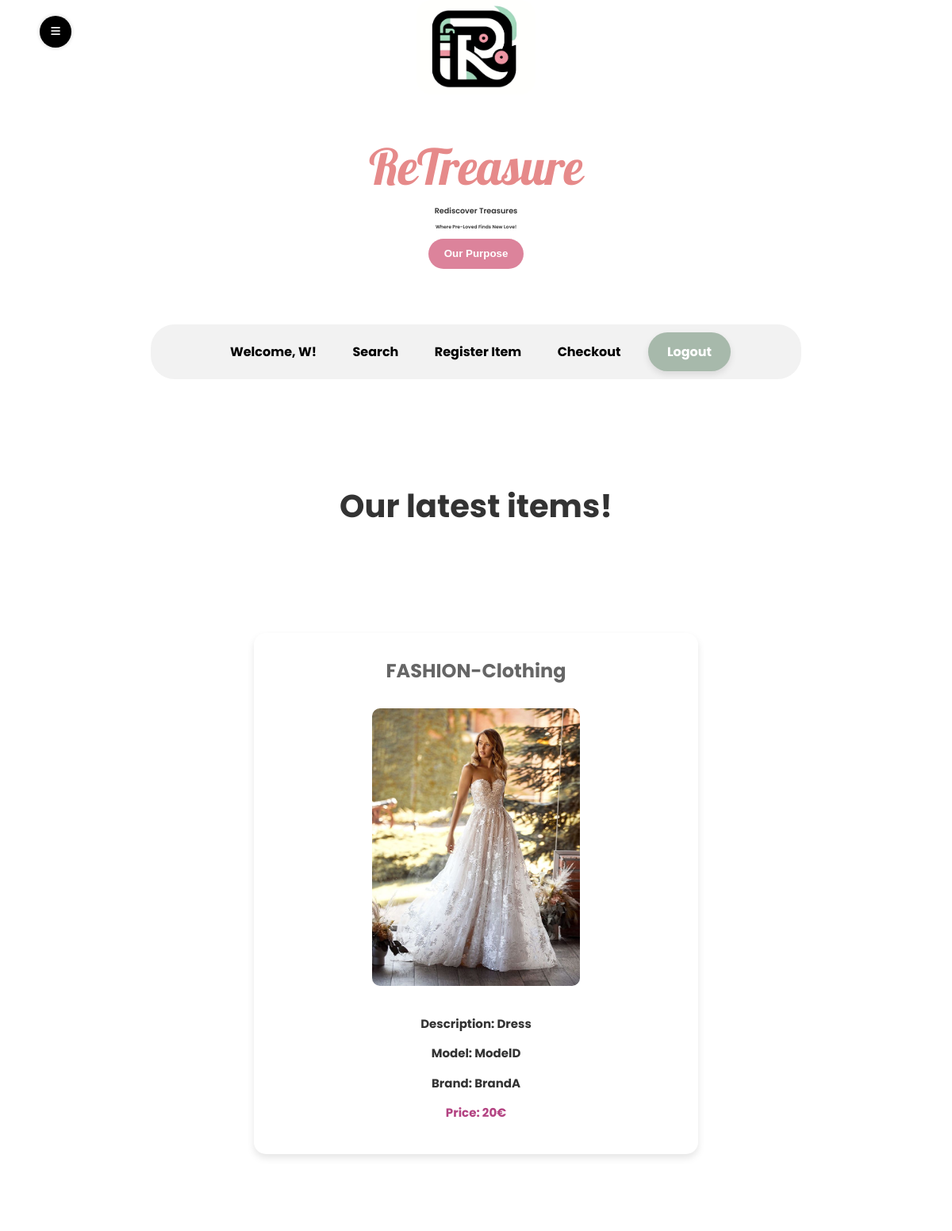
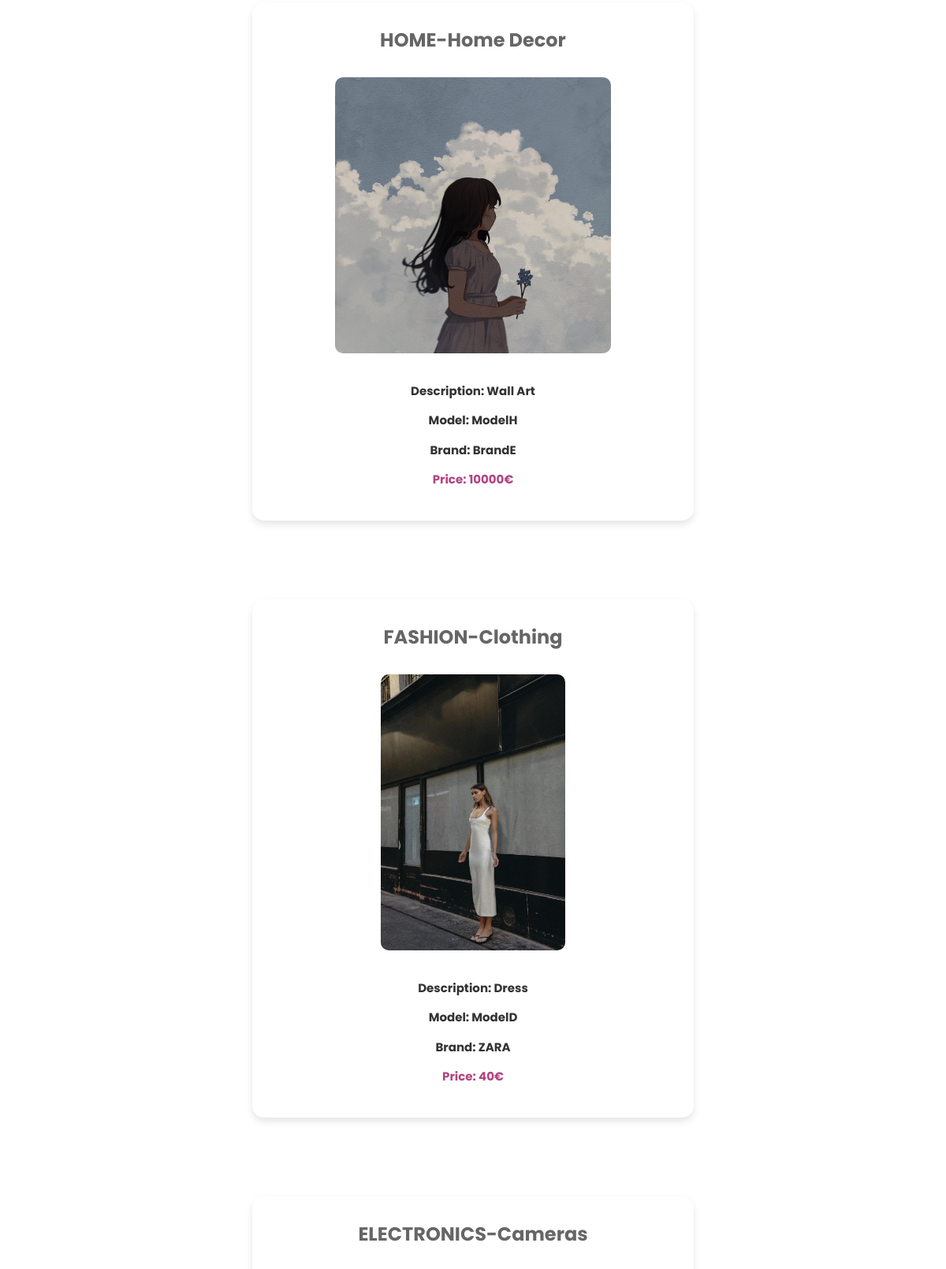
Screenshot of /pages/index.php (signed in, upper part) with the database file from the repository (2 pictures, top to bottom).
### tables this page shows
CREATE TABLE items(
    id INTEGER,
    ownerUser TEXT NOT NULL,
    category TEXT NOT NULL,
    descriptionItem TEXT NOT NULL,
    sizeItem TEXT NOT NULL,
    color TEXT NOT NULL,
    price INTEGER NOT NULL,
    brand TEXT NOT NULL,
    model TEXT NOT NULL,
    condition TEXT NOT NULL,
    imagePath TEXT NOT NULL,
    PRIMARY KEY (id),
    FOREIGN KEY (ownerUser) REFERENCES users(username)
);

### pages/index.php (called while the page is built, shortened)
<?php
  require_once(__DIR__ . '/../database/item.class.php');
  require_once(__DIR__ . '/../templates/basic.tpl.php');
  require_once(__DIR__ . '/../templates/items.tpl.php');
  $dbh = get_database_connection();
  $items = Item::getItems($dbh, 5);
  drawItems($dbh, $items);

### database/item.class.php (called while the page is built, shortened)
<?php
  class Item {
    public function __construct(int $id, string $ownerUser, string $category, string $descriptionItem, string $sizeItem, string $color, int $price, string $brand, string $model, string $condition, string $imagePath)
    {
      $this->id = $id;
      $this->category = $category;
      $this->descriptionItem = $descriptionItem;
      $this->price = $price;
      $this->brand = $brand;
      $this->model = $model;
      $this->imagePath = $imagePath;
    }
    public static function getItems(PDO $db, int $count): array {
        $query = "SELECT * FROM items ORDER BY id DESC LIMIT 20";
        $statement = $db->prepare($query);
        $statement->execute();
        $items = [];
        while ($row = $statement->fetch(PDO::FETCH_ASSOC)) {
            $items[] = new Item(
                $row['id'],
                $row['ownerUser'],
                $row['category'],
                $row['descriptionItem'],
                $row['sizeItem'],
                $row['color'],
                $row['price'],
                $row['brand'],
                $row['model'],
                $row['condition'],
                $row['imagePath']
            );
        }
        return $items;
    }
  }

### database/user.db.php (called while the page is built, shortened)
<?php
function is_sold(PDO $dbh, int $id) : bool
{
  $stmt = $dbh->prepare('SELECT * FROM sold WHERE id = ?');
  $stmt->execute(array($id));
  return $stmt->fetch() !== false;
}

### templates/items.tpl.php (the view, shortened to what this page needs)
<?php
  require_once(__DIR__ . '/../database/user.db.php');
  require_once(__DIR__ . '/../database/item.class.php');
?>
<?php function drawItems(PDO $dbh, array $items) { ?>
    <section id="items2">
        <h3>Our latest items!</h3>
        <?php foreach ($items as $item) { ?>
            <?php if (!is_sold($dbh, $item->id)) { ?>
            <article>
                <h3><?=$item->category?></h3>
                <a href="/pages/item.php?id=<?=$item->id?>">
                    <img src="<?=$item->imagePath?>"><br>
                    <section id="description">
                        <p id="descriptionItem">Description: <?=htmlspecialchars($item->descriptionItem)?></p>
                        <p id="model">Model: <?=htmlspecialchars($item->model)?></p>
                        <p id="brand">Brand: <?=htmlspecialchars($item->brand)?></p>
                        <p id="price">Price: <?=$item->price?>&#8364</p>
                    </section>
                </a>
            </article>
            <?php } ?>
        <?php } ?>
    </section>
<?php } ?>

### css/style.css (style rules this page uses)
:root { --white1: #FFFEF5; --white2: #FBF7F4; --white3: #FFFFFF; --green1: #EAEEEB; --green2: #BECBC0; --green3: #A7B9AB; --green4: #738D79; --green5: #284730; --pink1: #DC839B; --pink2: #A62048; --shadow: 0 5px 15px rgba(0, 0, 0, 0.1); }
body { text-align: center; font-family: "Poppins", sans-serif; font-weight: 600; font-style: normal; overflow-wrap: break-word; word-wrap: break-word; word-break: break-word; background-color: var(--white3); margin: 0 auto; max-width: 100%; }
html { height: 100%; margin: 0; padding: 0; }
body { display: flex; flex-direction: column; min-height: 100%; }
p { font-size: 15px; line-height: 1.5; color: #000000; font-weight: bold; margin-bottom: 20px; }
h3 { margin-bottom: 10px; margin-top:0; font-family: "Poppins", sans-serif; font-style: normal; font-size: 0.01em; font-weight: 550; text-align: center; color:var(--green5); color: #333; }
#items2 { display: grid; grid-template-columns: repeat(4, 1fr); gap: 100px; padding: 30px; }
#items2 h3 { grid-column: span 4; text-align: center; margin-bottom: 30px; font-size: 2.5em; font-weight: 700; color: #333333; }
#items2 article { padding: 30px; background-color: #ffffff; border-radius: 15px; box-shadow: 0 5px 10px rgba(0, 0, 0, 0.1); transition: transform 0.3s; width: 100%; max-width: 500px; margin: 0 auto; }
#items2 article h3 { font-size: 1.5em; color: #666666; }
#items2 article img { max-width: 100%; border-radius: 10px; margin-bottom: 15px; height: 350px; object-fit: cover; }
#items2 article a { display: block; text-decoration: none; color: inherit; }
#items2 article #description { cursor: pointer; }
#items2 article #description p { margin-bottom: 10px; color: #333333; }
#items2 article #description #descriptionItem { font-weight: bold; }
#items2 article #description #price { font-weight: bold; color: #b34382; }
@media (max-width: 2400px) { #items2 { display: grid; grid-template-columns: repeat(3, 1fr); gap: 100px; padding: 30px; } }
@media (max-width: 2400px) { #items2 h3 { grid-column: span 3; } }
@media (max-width: 1700px) { #items2 { display: grid; grid-template-columns: repeat(2, 1fr); gap: 100px; padding: 30px; } }
@media (max-width: 1700px) { #items2 h3 { grid-column: span 2; } }
@media (max-width: 1400px) { #items2 { display: grid; grid-template-columns: repeat(1, 1fr); gap: 100px; padding: 30px; } }
@media (max-width: 1400px) { #items2 h3 { grid-column: span 1; } }

### rows the page displays
items: category "FASHION-Clothing", imagePath (picture), descriptionItem "Dress", model "ModelD", brand "BrandA", price "20"
items: category "HOME-Home Decor", imagePath (picture), descriptionItem "Wall Art", model "ModelH", brand "BrandE", price "10000"
items: category "FASHION-Clothing", imagePath (picture), descriptionItem "Dress", model "ModelD", brand "ZARA", price "40"
items: category "ELECTRONICS-Cameras"

### other values shown
$session->getId() "W"
